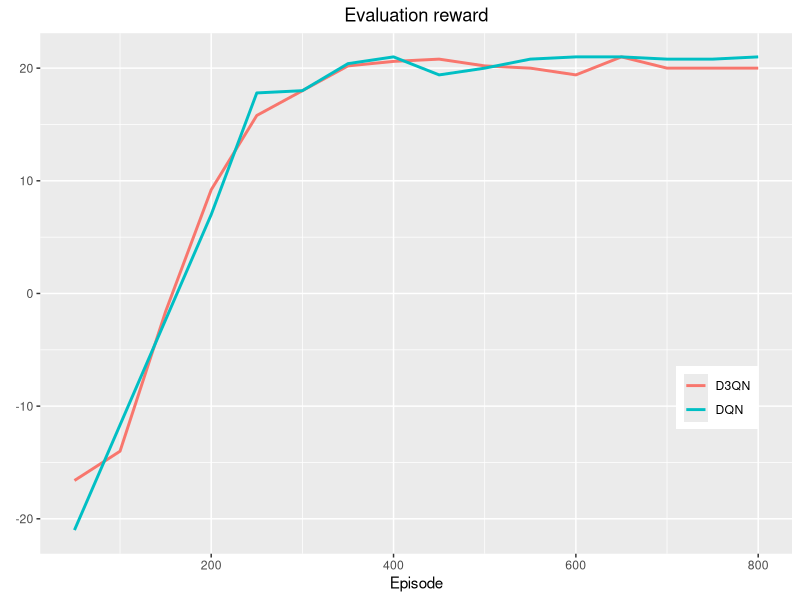
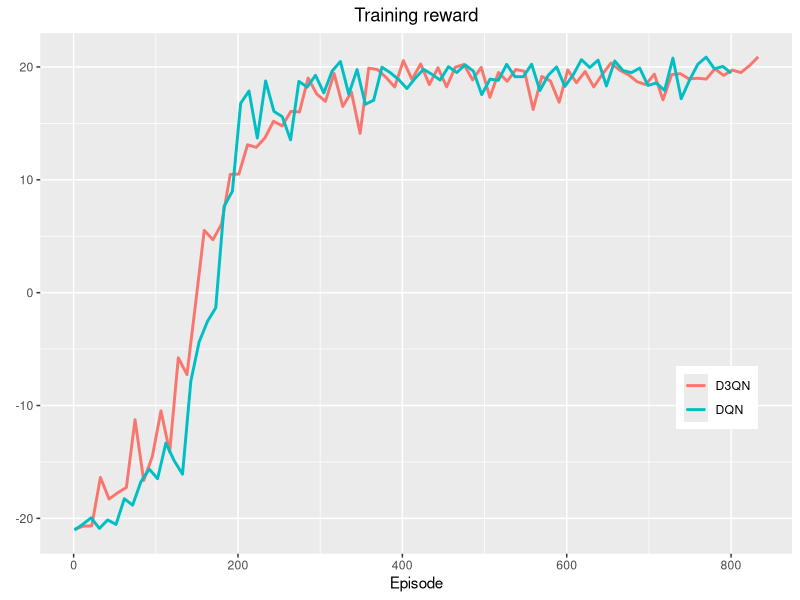

The R script that drew these images, in order:
## ---- chunk 1
eval_reward_D3QN = read.csv("Pong/DuelingDoubleDQNData/eval_reward.csv")
training_reward_D3QN = read.csv("Pong/DuelingDoubleDQNData/training_reward.csv")

eval_reward_DQN = read.csv("Pong/DQNData/eval_reward.csv")
training_reward_DQN = read.csv("Pong/DQNData/training_reward.csv")
library(tidyverse)
library(viridis)
## ---- chunk 2
ggplot() + geom_line(aes(eval_reward_D3QN$Step, eval_reward_D3QN$Value, colour = "D3QN"), size = 1) + 
          geom_line(aes(eval_reward_DQN$Step, eval_reward_DQN$Value, colour = "DQN"), size = 1) + 
          labs(title = "Evaluation reward", y = element_blank(),  x = "Episode") + 
          theme(plot.title = element_text(hjust = 0.5), legend.title = element_blank(), legend.position = c(0.9,0.3))
## ---- chunk 3
ourColours = rainbow(2)
p <- ggplot() + geom_smooth(aes(training_reward_D3QN$Step, training_reward_D3QN$Value, colour = "D3QN"), span = 0.01, se = F) + 
                geom_smooth(aes(training_reward_DQN$Step, training_reward_DQN$Value, colour = "DQN"), span = 0.01, se = F) + 
                labs(title="Training reward", x = "Episode", y = element_blank()) + 
                theme(plot.title = element_text(hjust = 0.5), legend.title=element_blank(),legend.position = c(0.9,0.3))
p
